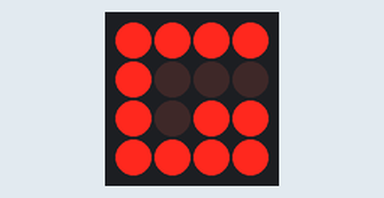
This sketch was run on a simulated Arduino Uno, built with avr-gcc and run on an emulated ATmega328P. Parts: 4×4 LED matrix. Wiring (inferred from the names in the program): LED matrix (orientation assumed): rows pin 2, pin 4, pin 5, pin 8; columns pin 3, pin 6, pin 7, pin 9.

Above: at 0.1 s.
At 0.9 s:
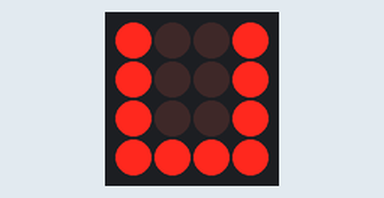
At 1.7 s:
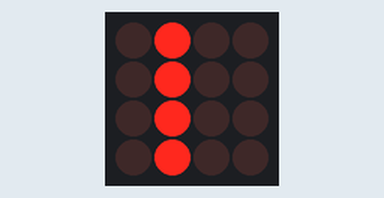
At 2.5 s:
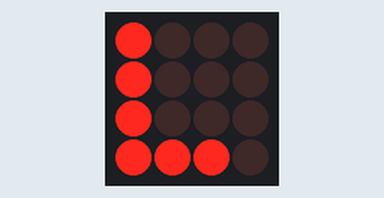
At 4.1 s:
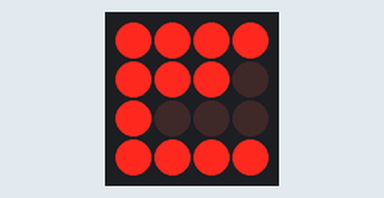
At 5.7 s:
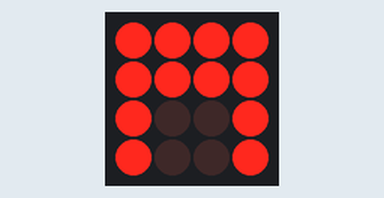

The sketch:

matrizLed.ino
```cpp
/************************************************************************************
* Nome: Matriz de Leds
* Descrição: Mostra letras ou imagens em uma matriz de leds.
*
* Escrito por: Guilherme Alceu Xavier da Silva <guilherme.xavier@pucpr.br>
*************************************************************************************/
/************************************************************************************
* Constantes e variáveis
************************************************************************************/
//Definição da quantidade de linhas e colunas e seus respectivos pinos
const int numLinhas = 4;
const int numColunas = 4;
const int pinosLinha[numLinhas] = {2,4,5,8};
const int pinosColuna[numColunas] = {3,6,7,9};

//Tempo de espera para após mostrar uma letra/desenho na matriz
const int delayMatriz = 200;

//Definição das letras/desenhos para exibição
int espaco[4][4] = {
	{0,0,0,0},
	{0,0,0,0},
	{0,0,0,0},
	{0,0,0,0}
};
int a[4][4] = {
	{1,1,1,1},
	{1,0,0,1},
	{1,1,1,1},
	{1,0,0,1}
};
int b[4][4] = {
	{1,1,1,1},
	{1,0,1,0},
	{1,0,1,0},
	{1,1,1,1}
};
int c[4][4] = {
	{1,1,1,1},
	{1,0,0,0},
	{1,0,0,0},
	{1,1,1,1}
};
int d[4][4] = {
	{1,1,0,0},
	{1,0,1,0},
	{1,0,1,0},
	{1,1,0,0}
};
int e[4][4] = {
	{1,1,1,1},
	{1,1,1,0},
	{1,0,0,0},
	{1,1,1,1}
};
int f[4][4] = {
	{1,1,1,1},
	{1,0,0,0},
	{1,1,1,0},
	{1,0,0,0}
};
int g[4][4] = {
	{1,1,1,1},
	{1,0,0,0},
	{1,0,1,1},
	{1,1,1,1}
};
int h[4][4] = {
	{1,0,0,1},
	{1,1,1,1},
	{1,0,0,1},
	{1,0,0,1}
};
int i[4][4] = {
	{0,1,0,0},
	{0,1,0,0},
	{0,1,0,0},
	{0,1,0,0}
};
int j[4][4] = {
	{1,1,1,1},
	{0,0,1,0},
	{0,0,1,0},
	{1,1,1,0}
};
int k[4][4] = {
	{1,0,1,0},
	{1,1,0,0},
	{1,0,1,0},
	{1,0,1,0}
};
int l[4][4] = {
	{1,0,0,0},
	{1,0,0,0},
	{1,0,0,0},
	{1,1,1,0}
};
int m[4][4] = {
	{1,1,1,1},
	{1,1,1,1},
	{1,0,0,1},
	{1,0,0,1}
};
int n[4][4] = {
	{1,0,0,1},
	{1,1,0,1},
	{1,0,1,1},
	{1,0,0,1}
};
int o[4][4] = {
	{1,1,1,1},
	{1,0,0,1},
	{1,0,0,1},
	{1,1,1,1}
};
int p[4][4] = {
	{1,1,1,0},
	{1,0,1,0},
	{1,1,1,0},
	{1,0,0,0}
};
int q[4][4] = {
	{1,1,1,0},
	{1,0,1,0},
	{1,1,1,0},
	{0,0,1,0}
};
int r[4][4] = {
	{1,1,1,0},
	{1,0,1,0},
	{1,1,0,0},
	{1,0,1,0}
};
int s[4][4] = {
	{1,1,1,1},
	{1,0,0,0},
	{0,1,1,1},
	{1,1,1,1}
};
int t[4][4] = {
	{1,1,1,0},
	{0,1,0,0},
	{0,1,0,0},
	{0,1,0,0}
};
int u[4][4] = {
	{1,0,0,1},
	{1,0,0,1},
	{1,0,0,1},
	{1,1,1,1}
};
int v[4][4] = {
	{1,0,1,0},
	{1,0,1,0},
	{1,0,1,0},
	{0,1,0,0}
};
int w[4][4] = {
	{1,0,0,1},
	{1,0,0,1},
	{1,1,1,1},
	{0,1,1,0}
};
int x[4][4] = {
	{1,0,0,1},
	{0,1,1,0},
	{0,1,1,0},
	{1,0,0,1}
};
int y[4][4] = {
	{1,0,1,0},
	{1,0,1,0},
	{0,1,0,0},
	{0,1,0,0}
};
int z[4][4] = {
	{1,1,1,1},
	{0,0,1,0},
	{0,1,0,0},
	{1,1,1,1}
};

/************************************************************************************
* Função: void imprimirLetra(int letra[numLinhas][numColunas], int tempoAceso)
* Descrição: Mostra uma letra/desenho na matriz.
* Notas: Não atiliza mais a função apagarLeds para economizar tempo: apaga o led
* 		 logo após acender.
*		 Agora utiliza a função millis para controlar o tempo.
************************************************************************************/
void imprimirLetra(int letra[numLinhas][numColunas], int tempoAceso){
	unsigned long tempoInicial = millis();
	unsigned long tempoAtual = millis();
	//Mostra a letra/desenho na matriz enquanto o tempo dentro da função for menor que o limite
	while((tempoAtual-tempoInicial)<tempoAceso){
		for(int li=0;li<numLinhas;li++){
			//Deixa a linha como LOW para poder acender os leds
			digitalWrite(pinosLinha[li], LOW);
			for(int co=0;co<numColunas;co++){
			    if(letra[li][co]==1){
			    	//Acende o led
					digitalWrite(pinosColuna[co], HIGH);
					delay(1);
				}
				//Apaga o led
				digitalWrite(pinosColuna[co], LOW);
			}
			//Deixa a linha como HIGH para impedir que um led seja aceso na linha
			digitalWrite(pinosLinha[li], HIGH);
		}
		tempoAtual = millis();
	}
	delay(delayMatriz);
}

/************************************************************************************
* Função: void imprimirFrase(int frase, int tempoAceso)
* Descrição: Recebe uma frase, desmembra em letras e mostra na matriz com
* 			 a função imprimirLetra.
************************************************************************************/
void imprimirFrase(int frase, int tempoAceso){

}

/************************************************************************************
* Função: void apagarLeds()
* Descrição: Coloca todos os pinos da linha como HIGH e todos da coluna como LOW
* 			 para apagar todos os leds.
* Notas: Como o led é um diodo, a corrente não passa no sentido invertido e ele
* 		 mantém apagado.
************************************************************************************/
void apagarLeds(){
	for (int x = 0; x < numLinhas; x++) {
		digitalWrite(pinosLinha[x], HIGH);
	}
	for (int x = 0; x < numColunas; x++) {
		digitalWrite(pinosColuna[x], LOW);
	}
}

/************************************************************************************
* Função: void acenderLeds()
* Descrição: Coloca todos os pinos da linha como LOW e todos da coluna como HIGH
* 			 para acender todos os leds.
* Notas: Função contrária a apagarLeds e deve ser utilizada apenas para para fins
* 		 de debug para visualizar se a configuração do número de portas está correto
* 		 e se todos os leds estão funcionando.
************************************************************************************/
void acenderLeds(){
	for (int li = 0; li < numLinhas; li++) {
		digitalWrite(pinosLinha[li], LOW);
	}
	for (int co = 0; co < numColunas; co++) {
		digitalWrite(pinosColuna[co], HIGH);
	}
}

/************************************************************************************
* Função: void setup()
* Descrição: Seta todos pinos como output e apaga todos os leds.
* Notas: É possível chamar a função acenderLeds para verificar se a configuração do
* 		número dos pinos está correta e se todos os leds estão funcionando.
************************************************************************************/
void setup() {
	for (int x = 0; x < numLinhas; x++) {
		pinMode(pinosLinha[x], OUTPUT);
	}
	for (int x = 0; x < numColunas; x++) {
		pinMode(pinosColuna[x], OUTPUT);
	}
	apagarLeds();
	//acenderLeds();
}

/************************************************************************************
* Função: void loop()
* Descrição: Onde o programa acontece - chama a função imprimirLetra para mostrar
* 			 as letras na matriz.
************************************************************************************/
void loop() {
	/*imprimirLetra(h,1000);
	imprimirLetra(e,1000);
	imprimirLetra(l,1000);
	imprimirLetra(l,1000);
	imprimirLetra(o,1000);*/

	imprimirLetra(g,600);
	imprimirLetra(u,600);
	imprimirLetra(i,600);
	imprimirLetra(l,600);
	imprimirLetra(h,600);
	imprimirLetra(e,600);
	imprimirLetra(r,600);
	imprimirLetra(m,600);
	imprimirLetra(e,600);
}
```

Measured:
- by itself, everything shown: repeats every 7.2 s, in 18 steps
- what the display in image 0 shows lasts 0.7 s, from 0.0 s to 0.7 s
